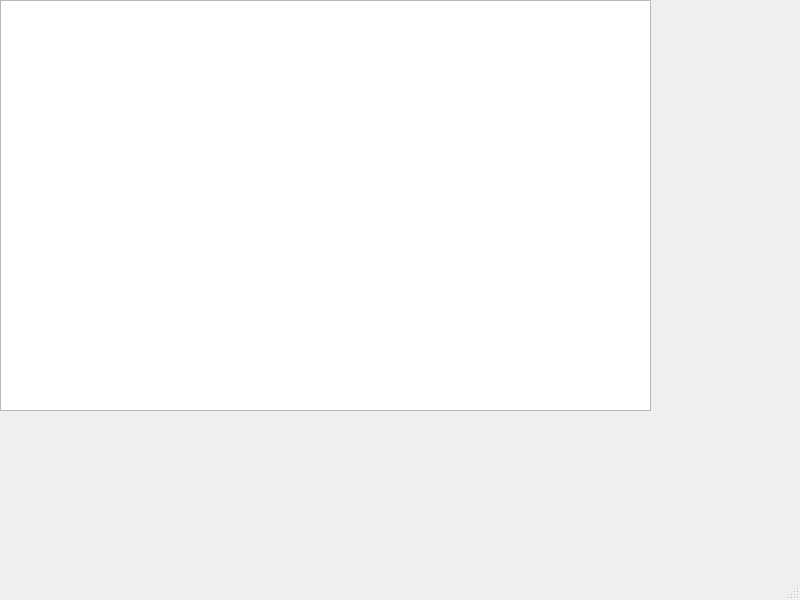
<?xml version="1.0" encoding="UTF-8"?>
<ui version="4.0">
 <class>MainWindow</class>
 <widget class="QMainWindow" name="MainWindow">
  <property name="geometry">
   <rect>
    <x>0</x>
    <y>0</y>
    <width>800</width>
    <height>600</height>
   </rect>
  </property>
  <property name="windowTitle">
   <string>MainWindow</string>
  </property>
  <widget class="QWidget" name="centralwidget">
   <widget class="QGraphicsView" name="graphicsView">
    <property name="geometry">
     <rect>
      <x>0</x>
      <y>0</y>
      <width>651</width>
      <height>411</height>
     </rect>
    </property>
   </widget>
  </widget>
  <widget class="QMenuBar" name="menubar">
   <property name="geometry">
    <rect>
     <x>0</x>
     <y>0</y>
     <width>800</width>
     <height>21</height>
    </rect>
   </property>
  </widget>
  <widget class="QStatusBar" name="statusbar"/>
 </widget>
 <resources/>
 <connections/>
</ui>
